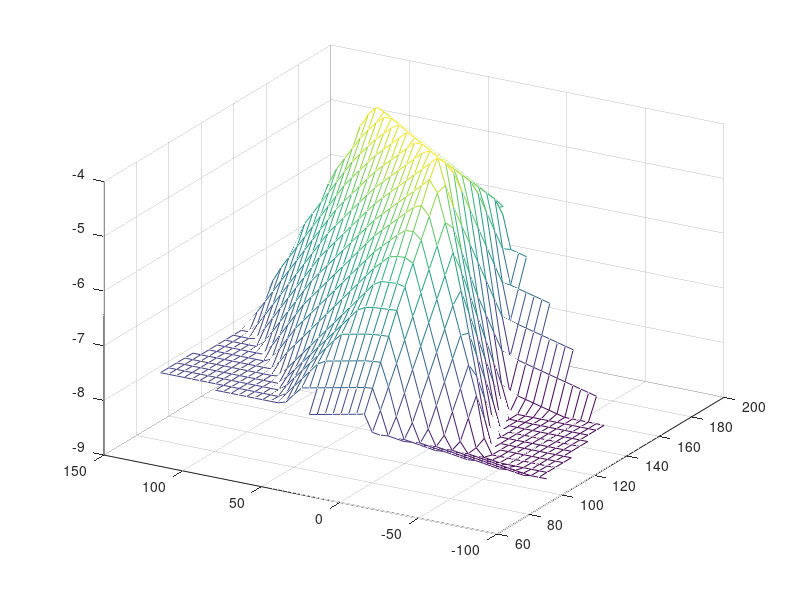
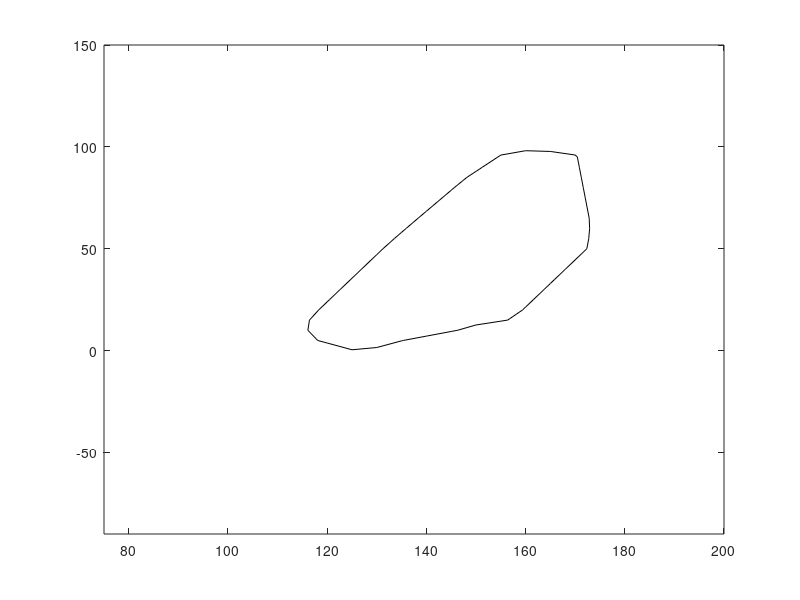

Recreate these plots in MATLAB, in order.
x = [129 140 103.5 88 185.5 195 105 157.5 107.5 77 81 162 162 117.5];
y = [7.5 141.5 23 147 22.5 137.5 85.5 -6.5 -81 3 56.5 -66.5 84 -33.5];
z = -[4 8 6 8 6 8 8 9 9 8 8 9 4 9];
[cx,cy]=meshgrid(75:5:200,-90:5:150);
cz = griddata(x,y,z,cx,cy,'linear');
mesh(cx,cy,cz);
figure(1),mesh(cx,cy,cz);view(-60,30);
figure(2), contour(cx,cy,cz,[-5,-5],'k')
